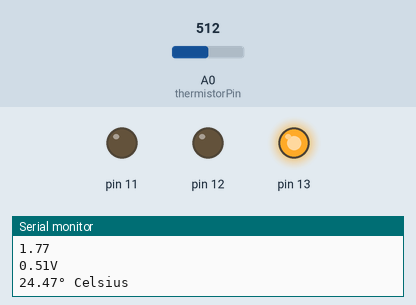
A sketch run on a simulated Arduino Uno, built with avr-gcc and run on an emulated ATmega328P. Parts: output pins drawn as LEDs (lit = HIGH), the last lines printed to the serial monitor. Inputs (shaded band) come from the test bench; at power-on: A0 (thermistorPin) = 512.

Above: at 1.3 s.
1.4 s: A0 (thermistorPin) set to 251
2.9 s: A0 (thermistorPin) set to 228
At 3.9 s:
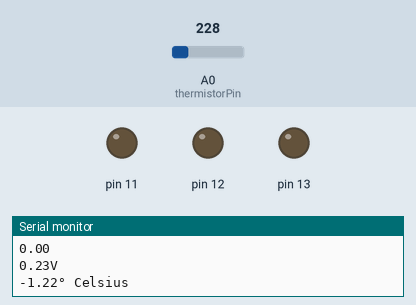
4.5 s: A0 (thermistorPin) set to 110
6.0 s: A0 (thermistorPin) set to 92
At 6.6 s:
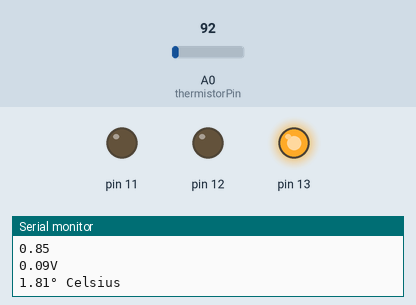
7.5 s: A0 (thermistorPin) set to 46
9.0 s: A0 (thermistorPin) set to 39
At 10.5 s:
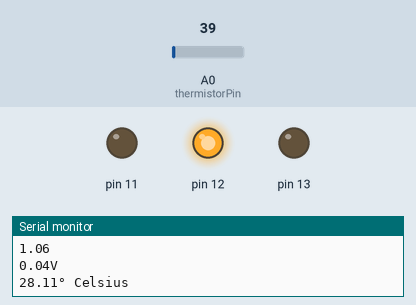
Timing chart, 0 to 11.5 s (numbered marks = the images above; inputs shaded):
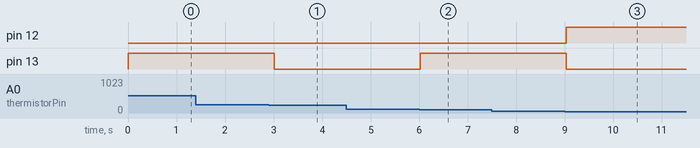

Measured:
- the behaviour switches between 244 and 243 on A0 (thermistorPin) (found by bisection; images 0 and 1)
- the behaviour switches between 101 and 100 on A0 (thermistorPin) (found by bisection; images 1 and 2)
- the behaviour switches between 43 and 42 on A0 (thermistorPin) (found by bisection; images 2 and 3)
- after the input at 2.9 s, pin 13: HIGH → LOW after 0.11 s
- after the input at 6.0 s, pin 13: LOW → HIGH at once
- after the input at 9.0 s, pin 12: LOW → HIGH at once; pin 13: HIGH → LOW at once

The sketch:

detector_building.ino
```cpp
// Created by Sean Shin
// Note: To have this successfully work for a detector built with a thermistor, you must find out
// the ACoefficient, BCoefficient, and CCoefficient of that specific thermistor. You can use
// the Steinhart-Hart equation to find out the A, B, and C coefficients for your own thermistor.

int thermistorPin = 0;

float voltageInput = 5;
float voltageOutput;

float resistorResistance = 100000;
float thermistorResistance;

float ACoefficient = -0.004915617852;
float BCoefficient = 0.001599130566;
float CCoefficient = -0.000008148359156;

float temperature_correction;
float raw_temperature;
float corrected_temperature;

void setup() {
  // Start the serial monitor for the temperature.
  Serial.begin(9600);

  // Initialize the LEDs
  pinMode(13, OUTPUT);
  pinMode(12, OUTPUT);
  pinMode(11, OUTPUT);
}

void loop() {
  // Reads the voltage between the thermistor and resistor.
  voltageOutput = analogRead(thermistorPin);

  // Convert voltageOutput from millivolts to volts.
  voltageOutput = voltageOutput/1000;

  // Finds the resistance of the thermistor at the moment. This is necessary for the Steinhart Hart Equation which will be used to figure out the temperature.
  thermistorResistance = resistorResistance * 1/((voltageInput/voltageOutput) - 1);

  // Finds the actual temperature by using thermistorResistance and the coefficients of this particular thermistor in the Steinhart Hart Equation.
  raw_temperature = 1/(ACoefficient + (BCoefficient * log(thermistorResistance)) + (CCoefficient * (log(thermistorResistance)) * (log(thermistorResistance)) * (log(thermistorResistance))));

  // Convert from Kelvin to Celsius.
  raw_temperature = raw_temperature - 273.15;

  // Calculates the amount of correction needed to get an accurate reading.
  temperature_correction = ((0.0002316 * (raw_temperature) * (raw_temperature) * (raw_temperature)) - (0.01962 * (raw_temperature) * (raw_temperature)) + (0.3821 * (raw_temperature)) + 0.4969);
  Serial.println(temperature_correction);

  // Recalculate the temperature with the calculated correction.
  corrected_temperature = raw_temperature + temperature_correction;

  // Print the voltage.
  Serial.print(voltageOutput);
  Serial.println("V");

  // Print the temperature.
  Serial.print(corrected_temperature);
  Serial.println("° Celsius");

  // Code for turning on the desired LEDs

  // LED for the lowest temperature.
  if (corrected_temperature >= 0 && corrected_temperature < 25) {
    // Red LED
    digitalWrite(13, HIGH);

    // Turn off other LEDs
    digitalWrite(12, LOW);
    digitalWrite(11, LOW);
  }
  // LED for the middle temperature.
  else if (corrected_temperature >= 25 && corrected_temperature < 50) {
    // Green LED
    digitalWrite(12, HIGH);

    // Turn off other LEDs
    digitalWrite(13, LOW);
    digitalWrite(11, LOW);
  }
  // LED for the highest temperature.
  else if (corrected_temperature >= 50 && corrected_temperature < 75) {
    // Blue LED
    digitalWrite(11, HIGH);

    // Turn off other LEDs
    digitalWrite(13, LOW);
    digitalWrite(12, LOW);
  } else {
    // Turn off all LEDs if they do not fall within parameters.
    digitalWrite(13, LOW);
    digitalWrite(12, LOW);
    digitalWrite(11, LOW);
  }

  delay(500);
}
```
